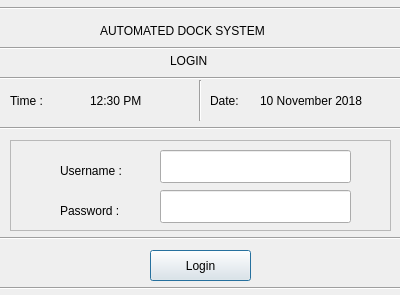
<?xml version="1.0" encoding="UTF-8"?>
<ui version="4.0">
 <class>Dialog</class>
 <widget class="QDialog" name="Dialog">
  <property name="geometry">
   <rect>
    <x>0</x>
    <y>0</y>
    <width>400</width>
    <height>295</height>
   </rect>
  </property>
  <property name="windowTitle">
   <string>Dialog</string>
  </property>
  <widget class="Line" name="line">
   <property name="geometry">
    <rect>
     <x>0</x>
     <y>0</y>
     <width>401</width>
     <height>16</height>
    </rect>
   </property>
   <property name="orientation">
    <enum>Qt::Horizontal</enum>
   </property>
  </widget>
  <widget class="QLabel" name="label">
   <property name="geometry">
    <rect>
     <x>100</x>
     <y>20</y>
     <width>211</width>
     <height>21</height>
    </rect>
   </property>
   <property name="text">
    <string>AUTOMATED DOCK SYSTEM</string>
   </property>
  </widget>
  <widget class="Line" name="line_2">
   <property name="geometry">
    <rect>
     <x>0</x>
     <y>40</y>
     <width>401</width>
     <height>16</height>
    </rect>
   </property>
   <property name="orientation">
    <enum>Qt::Horizontal</enum>
   </property>
  </widget>
  <widget class="Line" name="line_3">
   <property name="geometry">
    <rect>
     <x>0</x>
     <y>70</y>
     <width>401</width>
     <height>16</height>
    </rect>
   </property>
   <property name="orientation">
    <enum>Qt::Horizontal</enum>
   </property>
  </widget>
  <widget class="QLabel" name="label_2">
   <property name="geometry">
    <rect>
     <x>170</x>
     <y>50</y>
     <width>67</width>
     <height>21</height>
    </rect>
   </property>
   <property name="text">
    <string>LOGIN</string>
   </property>
  </widget>
  <widget class="Line" name="line_4">
   <property name="geometry">
    <rect>
     <x>0</x>
     <y>120</y>
     <width>401</width>
     <height>16</height>
    </rect>
   </property>
   <property name="orientation">
    <enum>Qt::Horizontal</enum>
   </property>
  </widget>
  <widget class="QLabel" name="label_3">
   <property name="geometry">
    <rect>
     <x>10</x>
     <y>90</y>
     <width>67</width>
     <height>21</height>
    </rect>
   </property>
   <property name="text">
    <string>Time :</string>
   </property>
  </widget>
  <widget class="QLabel" name="label_4">
   <property name="geometry">
    <rect>
     <x>90</x>
     <y>90</y>
     <width>67</width>
     <height>21</height>
    </rect>
   </property>
   <property name="text">
    <string>12:30 PM</string>
   </property>
  </widget>
  <widget class="QLabel" name="label_5">
   <property name="geometry">
    <rect>
     <x>210</x>
     <y>90</y>
     <width>67</width>
     <height>21</height>
    </rect>
   </property>
   <property name="text">
    <string>Date:</string>
   </property>
  </widget>
  <widget class="QLabel" name="label_6">
   <property name="geometry">
    <rect>
     <x>260</x>
     <y>90</y>
     <width>141</width>
     <height>21</height>
    </rect>
   </property>
   <property name="text">
    <string>10 November 2018</string>
   </property>
  </widget>
  <widget class="Line" name="line_5">
   <property name="geometry">
    <rect>
     <x>190</x>
     <y>80</y>
     <width>20</width>
     <height>41</height>
    </rect>
   </property>
   <property name="orientation">
    <enum>Qt::Vertical</enum>
   </property>
  </widget>
  <widget class="QLabel" name="label_7">
   <property name="geometry">
    <rect>
     <x>60</x>
     <y>160</y>
     <width>81</width>
     <height>21</height>
    </rect>
   </property>
   <property name="text">
    <string>Username :</string>
   </property>
  </widget>
  <widget class="QLabel" name="label_8">
   <property name="geometry">
    <rect>
     <x>60</x>
     <y>200</y>
     <width>81</width>
     <height>21</height>
    </rect>
   </property>
   <property name="text">
    <string>Password :</string>
   </property>
  </widget>
  <widget class="QLineEdit" name="inputuser">
   <property name="geometry">
    <rect>
     <x>160</x>
     <y>150</y>
     <width>191</width>
     <height>33</height>
    </rect>
   </property>
  </widget>
  <widget class="QLineEdit" name="inputpswd">
   <property name="geometry">
    <rect>
     <x>160</x>
     <y>190</y>
     <width>191</width>
     <height>33</height>
    </rect>
   </property>
  </widget>
  <widget class="QFrame" name="frame">
   <property name="geometry">
    <rect>
     <x>10</x>
     <y>140</y>
     <width>381</width>
     <height>91</height>
    </rect>
   </property>
   <property name="frameShape">
    <enum>QFrame::StyledPanel</enum>
   </property>
   <property name="frameShadow">
    <enum>QFrame::Raised</enum>
   </property>
  </widget>
  <widget class="Line" name="line_6">
   <property name="geometry">
    <rect>
     <x>0</x>
     <y>230</y>
     <width>401</width>
     <height>16</height>
    </rect>
   </property>
   <property name="orientation">
    <enum>Qt::Horizontal</enum>
   </property>
  </widget>
  <widget class="QPushButton" name="pushButton1">
   <property name="geometry">
    <rect>
     <x>150</x>
     <y>250</y>
     <width>101</width>
     <height>31</height>
    </rect>
   </property>
   <property name="text">
    <string>Login</string>
   </property>
  </widget>
  <widget class="Line" name="line_7">
   <property name="geometry">
    <rect>
     <x>0</x>
     <y>280</y>
     <width>401</width>
     <height>16</height>
    </rect>
   </property>
   <property name="orientation">
    <enum>Qt::Horizontal</enum>
   </property>
  </widget>
 </widget>
 <resources/>
 <connections/>
</ui>
